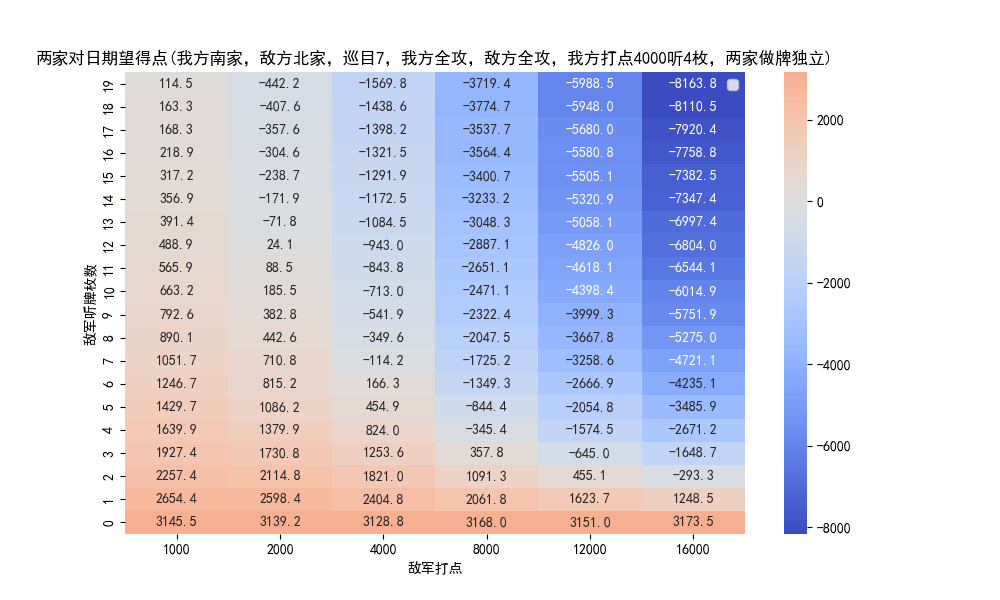

Write the Python code that produced this figure.
import argparse
import matplotlib.pyplot as plt
import os
import pandas as pd
import random
import seaborn as sns
import utils


SIM_NAME, _ = os.path.splitext(os.path.basename(__file__))
DATA_SET_NAME = f'{SIM_NAME}.csv'
PNG_PATH = f'{SIM_NAME}.png'


def sample():
    def all_data():
        draw_pile_size = 46
        for oppo_wait_count in range(20):
            for oppo_hand_power in [1000, 2000, 4000, 8000, 12000, 16000]:
                data_points = [utils.simulate_duel(my_index=1, oppo_index=3, draw_pile_size=draw_pile_size, my_wait_count=4, my_hand_power=4000, i_may_get_off=False, oppo_wait_count=oppo_wait_count, oppo_hand_power=oppo_hand_power, oppo_may_get_off=False) for _ in range(10000)]
                avg_score_diff = sum(data_points) / 10000
                yield (oppo_wait_count, oppo_hand_power, draw_pile_size, avg_score_diff)
    dataset = list(all_data())
    df = pd.DataFrame(dataset, columns=['oppo_wait_count', 'oppo_hand_power', 'draw_pile_size', 'avg_score_diff'])
    df.to_csv(DATA_SET_NAME, index=False)


def plot():
    df = pd.read_csv(DATA_SET_NAME)
    heatmap_data = df.pivot_table(index='oppo_wait_count', columns='oppo_hand_power', values='avg_score_diff')

    plt.rcParams['font.sans-serif'] = ['SimHei']  # For Chinese characters
    plt.rcParams['axes.unicode_minus'] = False    # To display the minus sign correctly

    plt.figure(figsize=(10, 6))
    sns.heatmap(heatmap_data, annot=True, cmap='coolwarm', center=0, fmt='.1f')

    plt.xlabel('敌军打点')
    plt.ylabel('敌军听牌枚数')
    plt.title('两家对日期望得点(我方南家，敌方北家，巡目7，我方全攻，敌方全攻，我方打点4000听4枚，两家做牌独立)')
    plt.gca().invert_yaxis()
    plt.legend()
    plt.savefig(PNG_PATH)


if __name__=='__main__':
    sample()
    plot()
